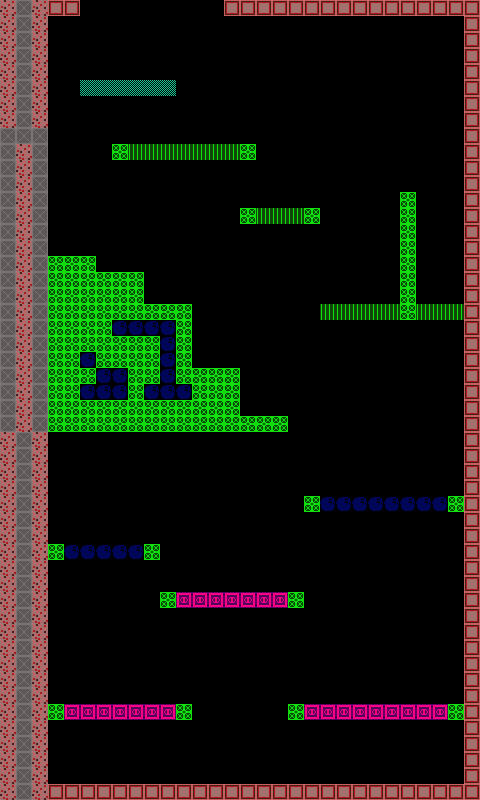

A 2D game scene composited from a Tiled map and its tileset images. What follows is a short description and the map's XML, with each tile layer's data collapsed to a summary:
An orthogonal 30x50 tile map with 16x16 px tiles, 1 tile layer (Tile Layer 1) and 1 object (teleport).

<map version="1.0" orientation="orthogonal" width="30" height="50" tilewidth="16" tileheight="16">
 <tileset firstgid="1" name="Tiles" tilewidth="16" tileheight="16">
  <image source="ccbResources/Tiles.png" width="800" height="600" />
 </tileset>
 <layer name="Tile Layer 1" width="30" height="50">
  <data>[1500 cells, 427 non-empty, 8 distinct tile ids]</data>
 </layer>
 <objectgroup name="objects" width="30" height="50">
  <object type="teleport" x="83" y="3" width="138" height="11">
   <properties>
    <property name="direction" value="up" />
   </properties>
  </object>
 </objectgroup>
</map>
